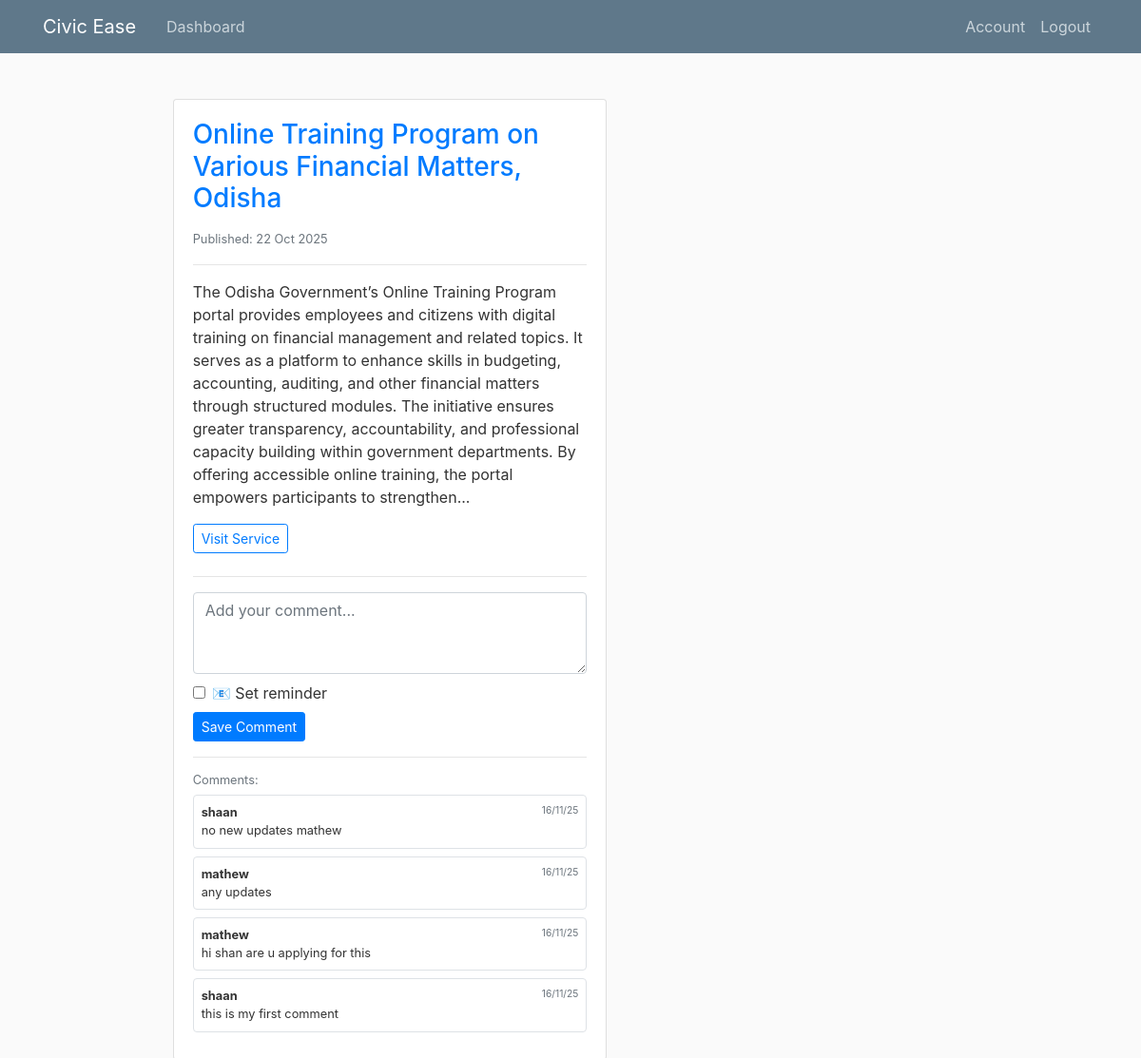
The app's page /post/1 (signed in) with its own data.
### flaskblog/models.py (models this page shows, shortened)
class Post(db.Model):
    __tablename__ = 'post'
    id = db.Column(db.Integer, primary_key=True)
    title = db.Column(db.String(100), nullable=False)
    rss_category_id = db.Column(db.Integer, nullable=True)
    rss_category_name = db.Column(db.String(120), nullable=True)
    rss_link = db.Column(db.String(300), nullable=True)
    rss_description = db.Column(db.Text, nullable=True)
    rss_pubDate = db.Column(db.DateTime, nullable=True)
    reviews = db.relationship('Review', back_populates='post')

class Review(db.Model):
    __tablename__ = 'review'
    id = db.Column(db.Integer, primary_key=True)
    date_posted = db.Column(db.DateTime, nullable=False, default=datetime.utcnow)
    content = db.Column(db.Text, nullable=False)
    user_id = db.Column(db.Integer, db.ForeignKey('user.id'), nullable=False)
    post_id = db.Column(db.Integer, db.ForeignKey('post.id'), nullable=False)
    reminder_enabled = db.Column(db.Boolean, nullable=False, default=False)
    reminder_datetime = db.Column(db.DateTime, nullable=True)
    reminder_sent = db.Column(db.Boolean, nullable=False, default=False)
    post = db.relationship('Post', back_populates='reviews')
    user = db.relationship('User', back_populates='reviews')

class User(db.Model, UserMixin):
    __tablename__ = 'user'
    id = db.Column(db.Integer, primary_key=True)
    username = db.Column(db.String(20), unique=True, nullable=False)
    email = db.Column(db.String(120), unique=True, nullable=False)
    image_file = db.Column(db.String(20), nullable=False, default='default.jpg')
    password = db.Column(db.String(60), nullable=False)
    reviews = db.relationship('Review', back_populates='user')

### flaskblog/routes.py (the view)
@app.route("/post/<int:post_id>")
@login_required
def post_detail(post_id):
    post = Post.query.get_or_404(post_id)
    reviews = Review.query.filter_by(post_id=post_id).order_by(Review.date_posted.desc()).all()
    return render_template('post.html', post=post, reviews=reviews)

### flaskblog/models.py (called while the page is built)
@login_manager.user_loader
def load_user(user_id):
    return User.query.get(int(user_id))

### flaskblog/templates/post.html (shortened to what this page needs)
{% extends "layout.html" %}
{% block content %}
<div class="container mt-4">
    <div class="row">
        <div class="col-md-8 offset-md-2">
            <div class="card">
                <div class="card-body">
                    <h3 class="card-title text-primary">{{ post.title }}</h3>
                    {% if post.rss_pubDate %}
                        <small class="text-muted">
                             Published: {{ post.rss_pubDate.strftime('%d %b %Y') }}
                        </small>
                    {% endif %}
                    <hr>
                    <p class="card-text">{{ post.rss_description }}</p>
                    {% if post.rss_link %}
                        <a href="{{ post.rss_link }}" target="_blank" class="btn btn-outline-primary btn-sm mb-2">
                             Visit Service
                        </a>
                    {% endif %}
                    <hr>
                    {% if current_user.is_authenticated %}
                        <form method="POST" action="{{ url_for('add_comment') }}">
                            <div class="mb-2">
                                <textarea class="form-control" name="comment" rows="3" placeholder="Add your comment..."></textarea>
                            </div>
                            <div class="form-check mb-2">
                                <input class="form-check-input" type="checkbox" name="reminder_enabled" id="reminder_{{ post.id }}" value="1">
                                <label class="form-check-label" for="reminder_{{ post.id }}">📧 Set reminder</label>
                            </div>
                            <button type="submit" class="btn btn-primary btn-sm">Save Comment</button>
                        </form>
                    {% else %}
                        <small class="text-muted">
                            <a href="{{ url_for('login') }}">Login</a> to add comments and set reminders
                        </small>
                    {% endif %}
                    <hr>
                    {% if reviews %}
                        <div class="comments-section">
                            <h6 class="small text-muted mb-2">Comments:</h6>
                            {% for review in reviews %}
                                <div class="small mb-2 p-2 bg-white rounded border">
                                    <div class="d-flex justify-content-between">
                                        <strong>{{ review.user.username }}</strong>
                                        <small class="text-muted">{{ review.date_posted.strftime('%d/%m/%y') }}</small>
                                    </div>
                                    <div>{{ review.content }}</div>
                                </div>
                            {% endfor %}
                        </div>
                    {% endif %}
                </div>
            </div>
        </div>
    </div>
</div>
{% endblock content %}

### flaskblog/static/main.css (style rules this page uses)
body { background: #fafafa; color: #333333; margin-top: 5rem; }
h1, h2, h3, h4, h5, h6 { color: #444444; }

### records on screen
Post: title "Online Training Program on Various Financial Matters, Odisha", rss_pubDate "22 Oct 2025", rss_description "The Odisha Government’s Online Training Program portal provides employees and citizens with digital training on financial management and related topics. It serves as a platform to enhance skills in budgeting, accounting, auditing, and other financial matters through structured modules. The initiative ensures greater transparency, accountability, and professional capacity building within government departments. By offering accessible online training, the portal empowers participants to strengthen..."
Review: user.username "shaan", date_posted "16/11/25", content "no new updates mathew"
Review: user.username "mathew", date_posted "16/11/25", content "any updates"
Review: user.username "mathew", date_posted "16/11/25", content "hi shan are u applying for this"
Review: user.username "shaan", date_posted "16/11/25", content "this is my first comment"
